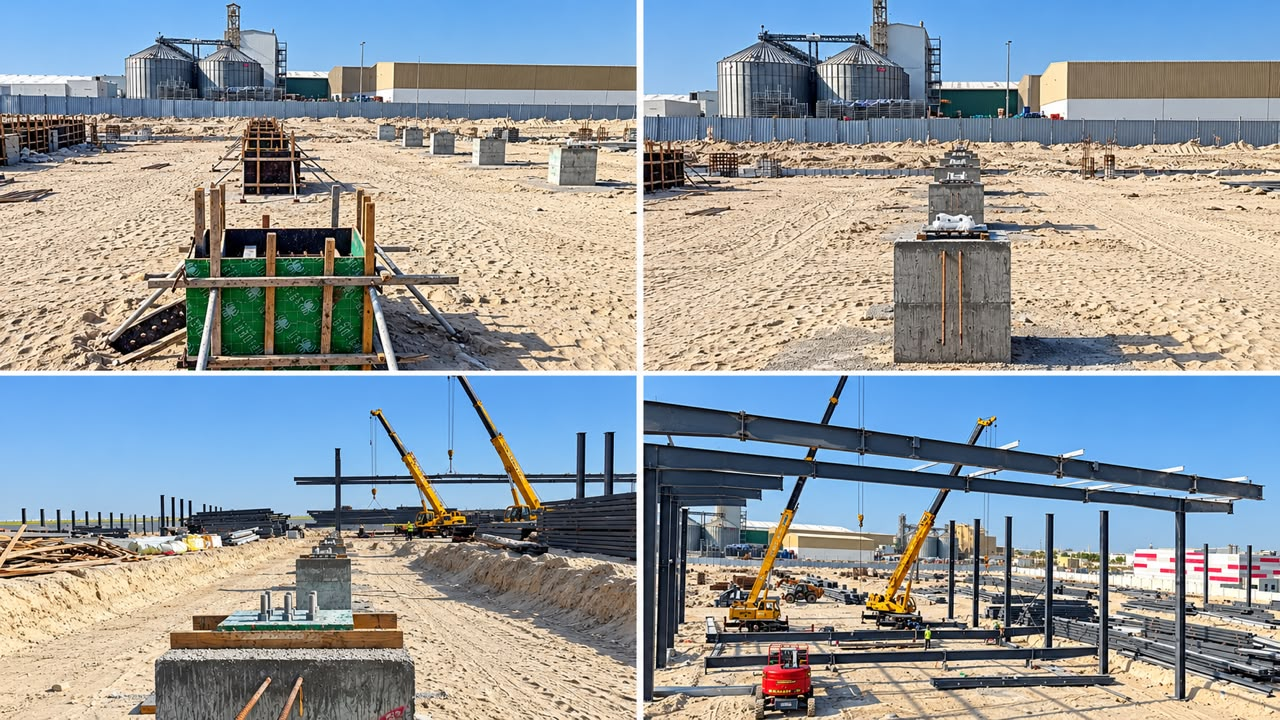
#> input picture social/_build/source/13-collage-enhanced.jpg, 1280 x 720 px
$ python batch6.py
#> lines starting #> are read from the running program, lines starting #| are printed output that depends on the picture
### social/_build/brand.py
"""Steel Builder social brand kit — shared rendering helpers (Pillow + raqm)."""
import os
from PIL import Image, ImageDraw, ImageFont, ImageFilter, ImageEnhance

ROOT = os.path.dirname(os.path.dirname(os.path.dirname(os.path.abspath(__file__))))
FONTS = os.environ.get("SB_FONTS", os.path.join(os.path.dirname(__file__), "fonts"))

# Colours — taken from steelbuilderuae.com (index.html :root) and the logo
ORANGE = (223, 96, 53)     # --primary #df6035 (logo roof)
NAVY = (47, 75, 121)       # --secondary #2f4b79 (logo "SB")
INK = (20, 21, 23)         # near-black backdrop
STEEL = (229, 229, 229)    # --foreground dark #e5e5e5
MUTED = (150, 154, 160)
WHITE = (255, 255, 255)


def font(name, size):
    files = {
        "light": "OutLight.ttf", "med": "OutMed.ttf", "bold": "OutBold.ttf",
        "xbold": "OutXBold.ttf", "ar": "ArRegular.ttf", "arb": "ArBold.ttf",
        "kufi": "KufiBold.ttf",
    }
    return ImageFont.truetype(os.path.join(FONTS, files[name]), size,
                              layout_engine=ImageFont.Layout.RAQM)


def logo():
    return Image.open(os.path.join(ROOT, "logo.png")).convert("RGBA")


def logo_scaled(w):
    lg = logo()
    h = round(lg.height * w / lg.width)
    return lg.resize((w, h), Image.LANCZOS)


def watermark(img, w=150, pos="tr", margin=48, opacity=0.92, y=None):
    """Logo watermark with a soft white halo so it reads on sky AND steel."""
    lg = logo_scaled(w)
    a = lg.split()[3]
    halo = Image.new("RGBA", (lg.width + 60, lg.height + 60), (0, 0, 0, 0))
    glow = Image.new("RGBA", lg.size, (255, 255, 255, 255))
    glow.putalpha(a.point(lambda v: int(v * 0.85)))
    halo.paste(glow, (30, 30), glow)
    halo = halo.filter(ImageFilter.GaussianBlur(10))
    if opacity < 1:
        lg.putalpha(a.point(lambda v: int(v * opacity)))
    W, H = img.size
    x = W - lg.width - margin if pos.endswith("r") else margin
    if y is None:
        y = margin if pos.startswith("t") else H - lg.height - margin
    img.alpha_composite(halo, (x - 30, y - 30))
    img.alpha_composite(lg, (x, y))
    return img


# [9 lines left out: function cover, not called in this run]


def grade(im, contrast=1.08, sat=0.88, bright=1.0):
    """House grade: slightly desaturated, crisper, steel-cool."""
    im = ImageEnhance.Contrast(im).enhance(contrast)
    im = ImageEnhance.Color(im).enhance(sat)
    if bright != 1.0:
        im = ImageEnhance.Brightness(im).enhance(bright)
    return im.filter(ImageFilter.UnsharpMask(radius=2, percent=60, threshold=2))


def gradient(size, top=0.0, bottom=0.85, start=0.45, color=INK):
    """Vertical scrim: transparent at `start`, `bottom` alpha at the base."""
    W, H = size
    g = Image.new("L", (1, H))
    for yy in range(H):
        t = yy / H
        if t < start:
            v = top * (1 - t / start) if top else 0
        else:
            v = bottom * min(1.0, ((t - start) / (1 - start)) * 1.35) ** 1.15
        g.putpixel((0, yy), int(255 * v))
    g = g.resize((W, H))
    layer = Image.new("RGBA", (W, H), color + (0,))
    layer.putalpha(g)
    return layer


# [9 lines left out: function top_scrim, not called in this run]


def text(d, xy, s, f, fill=WHITE, anchor="la", spacing=0, rtl=False):
#> called with xy = (134, 140), s = 'SITE PROGRESS', fill = (236, 236, 236), anchor = 'lm', spacing = 6, rtl = False
    kw = {"direction": "rtl", "language": "ar"} if rtl else {}
    if spacing:
        # manual tracking for Latin caps
        x, y = xy
        total = sum(d.textlength(c, font=f) for c in s) + spacing * (len(s) - 1)
        if anchor[0] == "r":
            x -= total
        elif anchor[0] == "m":
            x -= total / 2
        for c in s:
            d.text((x, y), c, font=f, fill=fill, anchor="l" + anchor[1])
            x += d.textlength(c, font=f) + spacing
        return total
    d.text(xy, s, font=f, fill=fill, anchor=anchor, **kw)


def eyebrow(d, x, y, s, color=ORANGE, size=26, rtl=False, right=False, label=(236, 236, 236)):
    """Orange rule + tracked caps label: the kit's signature."""
    f = font("bold", size)
    if right:
        w = text(d, (x, y), s, f, fill=color, anchor="rm", spacing=6)
        d.rectangle((x - w - 70, y - 2, x - w - 22, y + 2), fill=color)
    else:
        d.rectangle((x, y - 2, x + 48, y + 2), fill=color)
        text(d, (x + 70, y), s, f, fill=label, anchor="lm", spacing=6)


def footer_bar(img, handle="@steelbuilderuae", site="steelbuilderuae.com", y=None):
    W, H = img.size
    d = ImageDraw.Draw(img)
    y = H - 70 if y is None else y
    f = font("med", 24)
    d.line((64, y - 30, W - 64, y - 30), fill=(255, 255, 255, 70), width=1)
    text(d, (64, y), handle.upper(), f, fill=(255, 255, 255, 200), anchor="lm", spacing=3)
    text(d, (W - 64, y), site.upper(), f, fill=(255, 255, 255, 200), anchor="rm", spacing=3)


# [4 lines left out: function save, not called in this run]

### social/_build/batch6.py
"""Batch 6: the enhanced 2x2 progress collage -> feed post (4:5) + story (9:16)."""
import os
from PIL import Image, ImageDraw
from brand import *

HERE = os.path.dirname(os.path.abspath(__file__))
OUT = os.path.join(os.path.dirname(HERE), "batch-06")
COLLAGE = os.path.join(HERE, "source", "13-collage-enhanced.jpg")
LABELS = [("01", "FORMWORK", "الشدّات"), ("02", "PEDESTALS", "القواعد"), ("03", "ANCHOR BOLTS", "المسامير"), ("04", "FRAMES", "الهياكل")]
TILES = [(0, 0, 636, 370), (644, 0, 1280, 370), (0, 376, 636, 720), (644, 376, 1280, 720)]  # 8px white gutters in the source


def grid(width):
    """Rebuild the collage with our own ink gutters + numbered labels (drops the source's white gutters)."""
#> called with width = 1000
    src = Image.open(COLLAGE).convert("RGB")
#> src is the input picture: PIL image 1280x720 RGB; mean R, G, B 146.5, 153.4, 157.3
    g = 8
    tw = (width - g) // 2
    th = round(tw * 370 / 636)
    out = Image.new("RGBA", (width, th * 2 + g), INK + (255,))
    d = ImageDraw.Draw(out)
    for i, (box, (n, en, ar)) in enumerate(zip(TILES, LABELS)):
        t = grade(src.crop(box).resize((tw, th), Image.LANCZOS), sat=0.92).convert("RGBA")
        t.alpha_composite(gradient((tw, th), bottom=0.85, start=0.5))
        x = (i % 2) * (tw + g); y = (i // 2) * (th + g)
        out.alpha_composite(t, (x, y))
        text(d, (x + 22, y + th - 62), n, font("bold", 24), fill=ORANGE)
        text(d, (x + 22, y + th - 32), en, font("bold", 26), fill=WHITE, spacing=3)
        text(d, (x + tw - 22, y + th - 32), ar, font("arb", 28), fill=STEEL, anchor="rs", rtl=True)
#> this loop made 4 passes
#> pass 1, in grade, `im = ImageEnhance.Contrast(im).enhance(contrast)`:
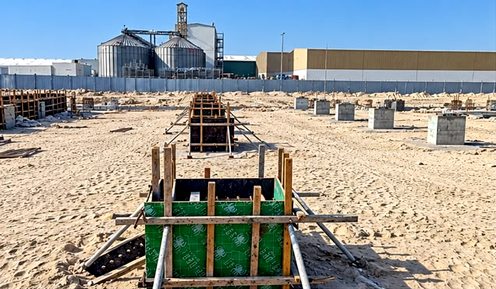
#> im: PIL image 496x289 RGB; mean R, G, B 150.3, 153.1, 149.3
#> pass 1, in grid, `t = grade(src.crop(box).resize((tw, th), Image.LANCZOS), sat=0.92).con..`:
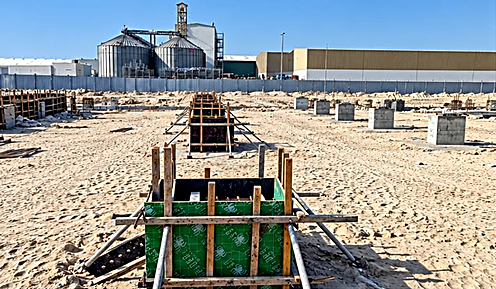
#> t: PIL image 496x289 RGBA; mean R, G, B, A 148.9, 152.5, 149.6, 255
#> pass 1, in gradient, `g = g.resize((W, H))`:
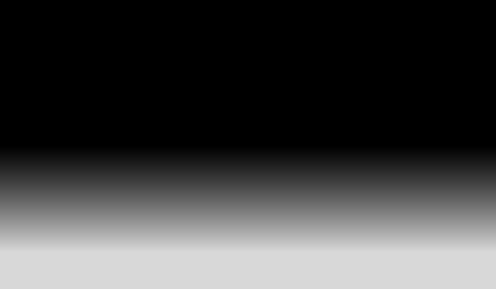
#> g: PIL image 496x289 L; min 0, max 216, mean 64.8
#> after the loop:
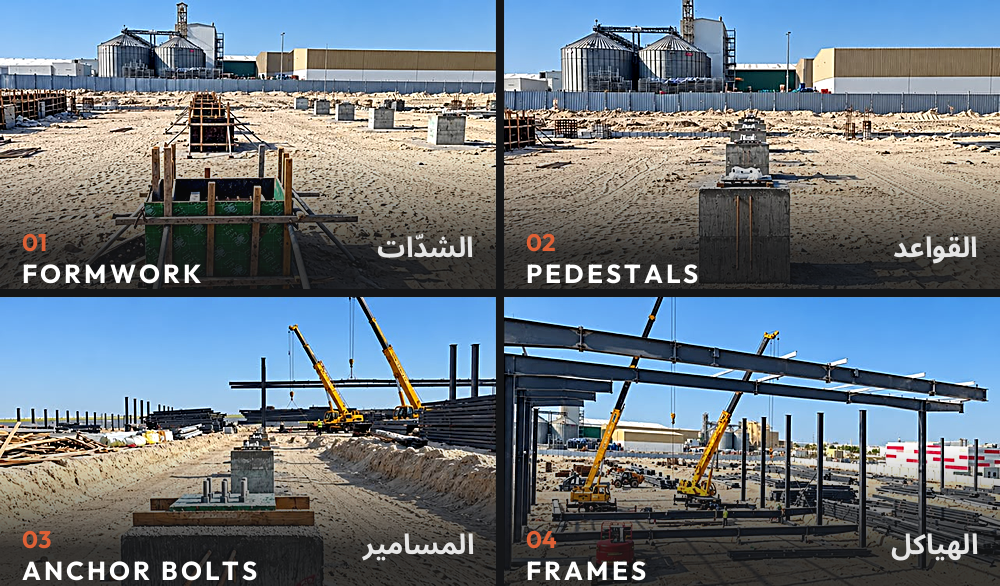
#> out: PIL image 1000x586 RGBA; mean R, G, B, A 108.2, 119.2, 128.5, 255
#> after the loop:
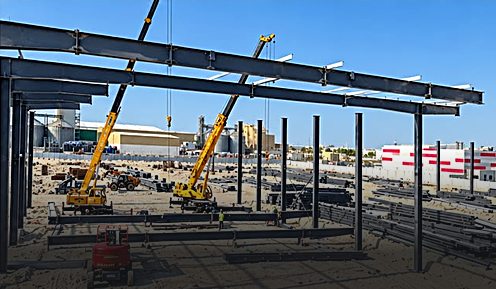
#> t: PIL image 496x289 RGBA; mean R, G, B, A 89, 107.6, 125.3, 255
    return out


def header(d, y, size=78):
    eyebrow(d, 64, y, "SITE PROGRESS")
    d.text((60, y + 34), "FROM FORMWORK", font=font("xbold", size), fill=WHITE)
    d.text((60, y + 34 + size), "TO FRAMES.", font=font("xbold", size), fill=ORANGE)
    text(d, (1080 - 64, y + 34 + size * 2 + 40), "من الشدّات إلى الهياكل", font("kufi", 42), fill=STEEL, anchor="rm", rtl=True)


def post():
    im = Image.new("RGBA", (1080, 1350), INK + (255,))
    d = ImageDraw.Draw(im)
    header(d, 140)
    gr = grid(1080 - 2 * 40)
    im.alpha_composite(gr, (40, 470))
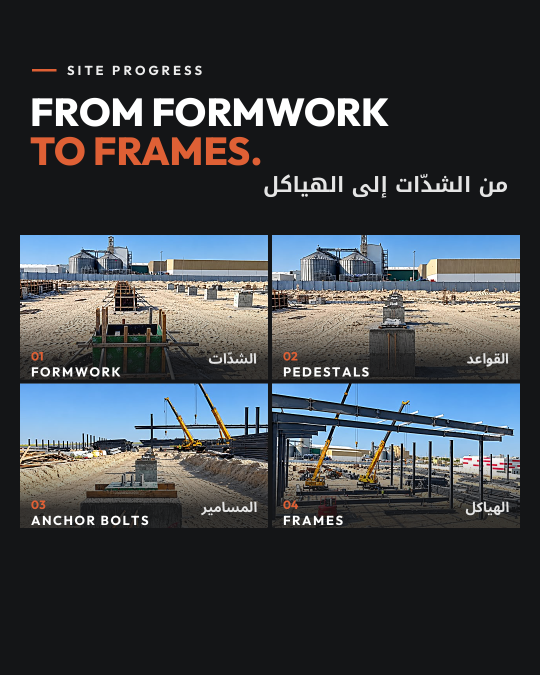
#> im: PIL image 1080x1350 RGBA (shown at 1/2 size); mean R, G, B, A 62, 65.8, 70.3, 255
    text(d, (540, 470 + gr.height + 70), "ONE TEAM · ONE SITE", font("bold", 28), fill=ORANGE, anchor="mm", spacing=6)
    text(d, (540, 470 + gr.height + 120), "فريق واحد · موقع واحد", font("arb", 32), fill=STEEL, anchor="mm", rtl=True)
    footer_bar(im)
    watermark(im, w=150, margin=48)
    save(im, os.path.join(OUT, "feed", "14-formwork-to-frames.jpg"))


def story():
    im = Image.new("RGBA", (1080, 1920), INK + (255,))
    d = ImageDraw.Draw(im)
    header(d, 420, size=92)
    gr = grid(1080 - 2 * 40)
    im.alpha_composite(gr, (40, 800))
    text(d, (540, 800 + gr.height + 90), "ONE TEAM · ONE SITE", font("bold", 30), fill=ORANGE, anchor="mm", spacing=6)
    text(d, (540, 800 + gr.height + 145), "فريق واحد · موقع واحد", font("arb", 34), fill=STEEL, anchor="mm", rtl=True)
    watermark(im, w=170, pos="tl", margin=64, y=190)
    save(im, os.path.join(OUT, "stories", "04-formwork-to-frames.jpg"))


if __name__ == "__main__":
#> (the run stopped early here; a loop or call above may not have finished)

$ run again, with social/_build/source/1.jpg copied over social/_build/source/13-collage-enhanced.jpg
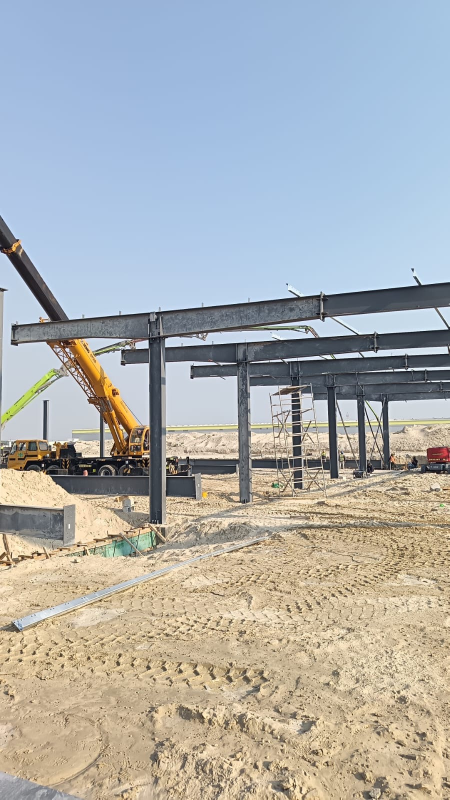
#> input picture social/_build/source/1.jpg, 899 x 1599 px (shown at 1/2 size)
#> in grid, src is the input picture: PIL image 899x1599 RGB; mean R, G, B 173.1, 175.5, 174.9
#> after the loop in grid, `for i, (box, (n, en, ar)) in enumerate(zip(TILES, LABELS)):`:
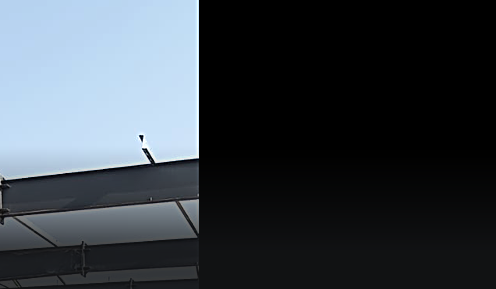
#> t: PIL image 496x289 RGBA; mean R, G, B, A 57.5, 64.4, 71.1, 255
#> in post, `im.alpha_composite(gr, (40, 470))`:
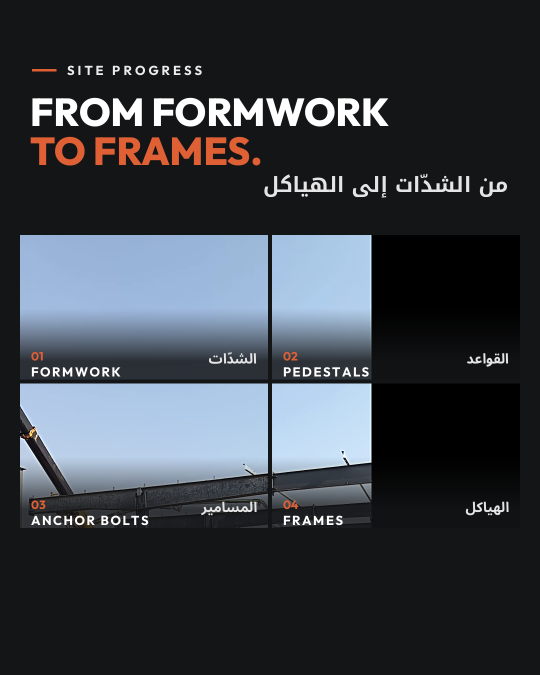
#> im: PIL image 1080x1350 RGBA (shown at 1/2 size); mean R, G, B, A 56.3, 60.7, 67.5, 255

$ run again, with social/_build/source/10.jpg copied over social/_build/source/13-collage-enhanced.jpg
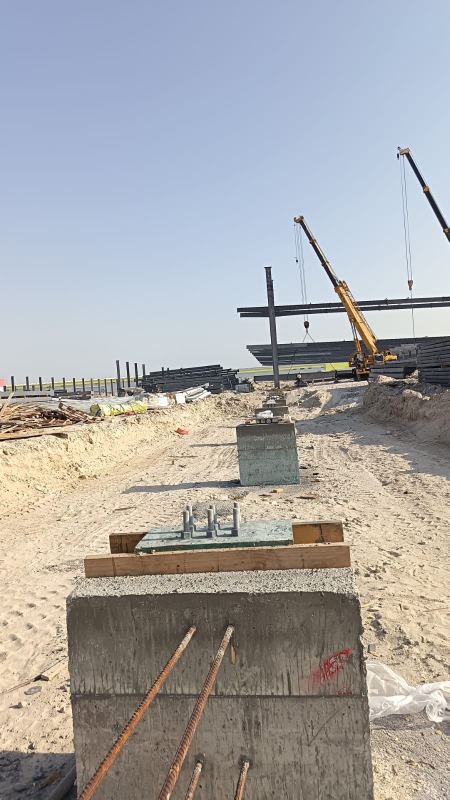
#> input picture social/_build/source/10.jpg, 899 x 1599 px (shown at 1/2 size)
#> in grid, src is the input picture: PIL image 899x1599 RGB; mean R, G, B 167.2, 166.2, 166.4
#> after the loop in grid, `for i, (box, (n, en, ar)) in enumerate(zip(TILES, LABELS)):`:
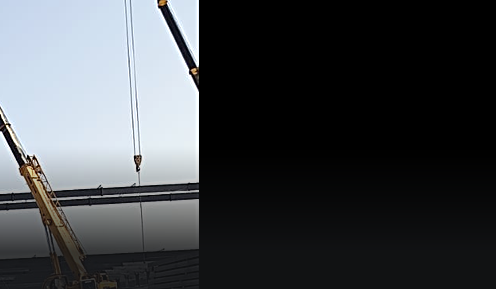
#> t: PIL image 496x289 RGBA; mean R, G, B, A 65.3, 68.3, 71.5, 255
#> in post, `im.alpha_composite(gr, (40, 470))`:
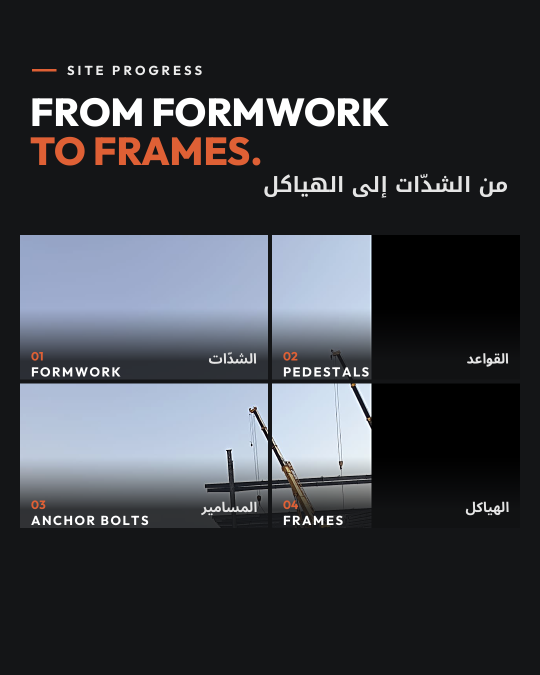
#> im: PIL image 1080x1350 RGBA (shown at 1/2 size); mean R, G, B, A 58.9, 61.1, 66.7, 255

$ run again, with social/_build/source/11.jpg copied over social/_build/source/13-collage-enhanced.jpg
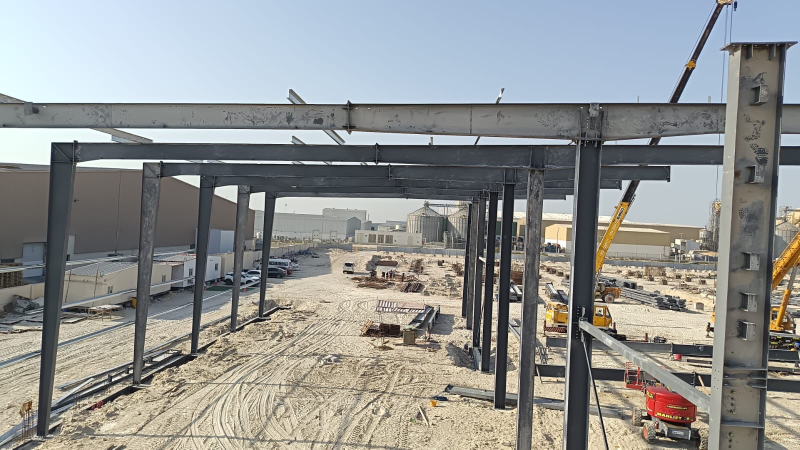
#> input picture social/_build/source/11.jpg, 1599 x 899 px (shown at 1/2 size)
#> in grid, src is the input picture: PIL image 1599x899 RGB; mean R, G, B 145.4, 147, 145.4
#> after the loop in grid, `for i, (box, (n, en, ar)) in enumerate(zip(TILES, LABELS)):`:
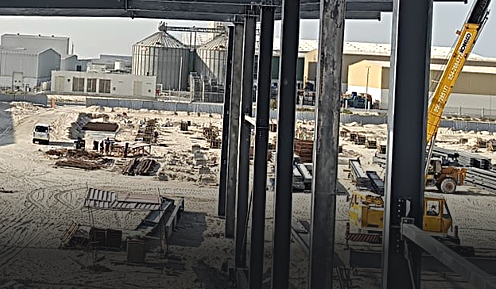
#> t: PIL image 496x289 RGBA; mean R, G, B, A 105.3, 102.3, 96.9, 255
#> in post, `im.alpha_composite(gr, (40, 470))`:
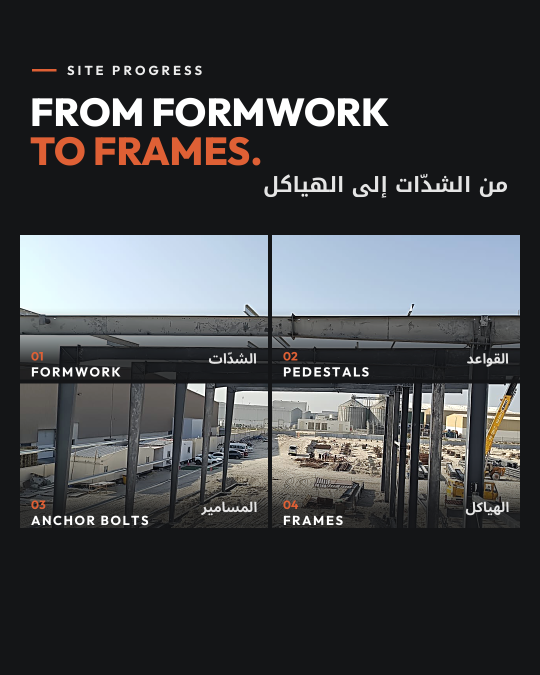
#> im: PIL image 1080x1350 RGBA (shown at 1/2 size); mean R, G, B, A 65.2, 66.6, 69, 255
